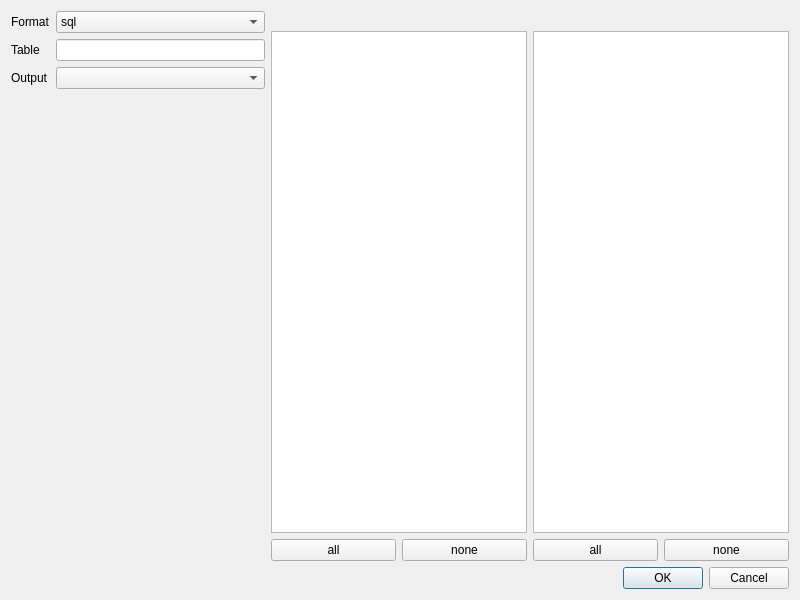
<?xml version="1.0" encoding="UTF-8"?>
<ui version="4.0">
 <class>SaveDataDialog</class>
 <widget class="QDialog" name="SaveDataDialog">
  <property name="geometry">
   <rect>
    <x>0</x>
    <y>0</y>
    <width>800</width>
    <height>600</height>
   </rect>
  </property>
  <property name="windowTitle">
   <string>Save data</string>
  </property>
  <layout class="QVBoxLayout" name="verticalLayout_3">
   <item>
    <layout class="QHBoxLayout" name="horizontalLayout_3">
     <item>
      <layout class="QGridLayout" name="gridLayout" rowstretch="0,0,0,0">
       <item row="2" column="0">
        <widget class="QLabel" name="label_4">
         <property name="text">
          <string>Output</string>
         </property>
        </widget>
       </item>
       <item row="2" column="1">
        <widget class="QComboBox" name="output"/>
       </item>
       <item row="1" column="0">
        <widget class="QLabel" name="label_3">
         <property name="text">
          <string>Table</string>
         </property>
        </widget>
       </item>
       <item row="3" column="1">
        <spacer name="verticalSpacer">
         <property name="orientation">
          <enum>Qt::Vertical</enum>
         </property>
         <property name="sizeHint" stdset="0">
          <size>
           <width>20</width>
           <height>40</height>
          </size>
         </property>
        </spacer>
       </item>
       <item row="1" column="1">
        <widget class="QLineEdit" name="table"/>
       </item>
       <item row="0" column="1">
        <widget class="QComboBox" name="format">
         <item>
          <property name="text">
           <string>sql</string>
          </property>
         </item>
         <item>
          <property name="text">
           <string>csv</string>
          </property>
         </item>
        </widget>
       </item>
       <item row="0" column="0">
        <widget class="QLabel" name="label">
         <property name="text">
          <string>Format</string>
         </property>
        </widget>
       </item>
      </layout>
     </item>
     <item>
      <layout class="QVBoxLayout" name="verticalLayout">
       <item>
        <widget class="QLabel" name="dataLabel"/>
       </item>
       <item>
        <widget class="QListView" name="data"/>
       </item>
       <item>
        <layout class="QHBoxLayout" name="horizontalLayout">
         <item>
          <widget class="QPushButton" name="allData">
           <property name="text">
            <string>all</string>
           </property>
          </widget>
         </item>
         <item>
          <widget class="QPushButton" name="noneData">
           <property name="text">
            <string>none</string>
           </property>
          </widget>
         </item>
        </layout>
       </item>
      </layout>
     </item>
     <item>
      <layout class="QVBoxLayout" name="verticalLayout_2">
       <item>
        <widget class="QLabel" name="keysLabel"/>
       </item>
       <item>
        <widget class="QListView" name="keys"/>
       </item>
       <item>
        <layout class="QHBoxLayout" name="horizontalLayout_2">
         <item>
          <widget class="QPushButton" name="allKeys">
           <property name="text">
            <string>all</string>
           </property>
          </widget>
         </item>
         <item>
          <widget class="QPushButton" name="noneKeys">
           <property name="text">
            <string>none</string>
           </property>
          </widget>
         </item>
        </layout>
       </item>
      </layout>
     </item>
    </layout>
   </item>
   <item>
    <widget class="QDialogButtonBox" name="buttonBox">
     <property name="orientation">
      <enum>Qt::Horizontal</enum>
     </property>
     <property name="standardButtons">
      <set>QDialogButtonBox::Cancel|QDialogButtonBox::Ok</set>
     </property>
    </widget>
   </item>
  </layout>
 </widget>
 <tabstops>
  <tabstop>format</tabstop>
  <tabstop>table</tabstop>
  <tabstop>output</tabstop>
  <tabstop>data</tabstop>
  <tabstop>allData</tabstop>
  <tabstop>noneData</tabstop>
  <tabstop>keys</tabstop>
  <tabstop>allKeys</tabstop>
  <tabstop>noneKeys</tabstop>
 </tabstops>
 <resources/>
 <connections>
  <connection>
   <sender>buttonBox</sender>
   <signal>accepted()</signal>
   <receiver>SaveDataDialog</receiver>
   <slot>accept()</slot>
   <hints>
    <hint type="sourcelabel">
     <x>248</x>
     <y>254</y>
    </hint>
    <hint type="destinationlabel">
     <x>157</x>
     <y>274</y>
    </hint>
   </hints>
  </connection>
  <connection>
   <sender>buttonBox</sender>
   <signal>rejected()</signal>
   <receiver>SaveDataDialog</receiver>
   <slot>reject()</slot>
   <hints>
    <hint type="sourcelabel">
     <x>316</x>
     <y>260</y>
    </hint>
    <hint type="destinationlabel">
     <x>286</x>
     <y>274</y>
    </hint>
   </hints>
  </connection>
 </connections>
</ui>
